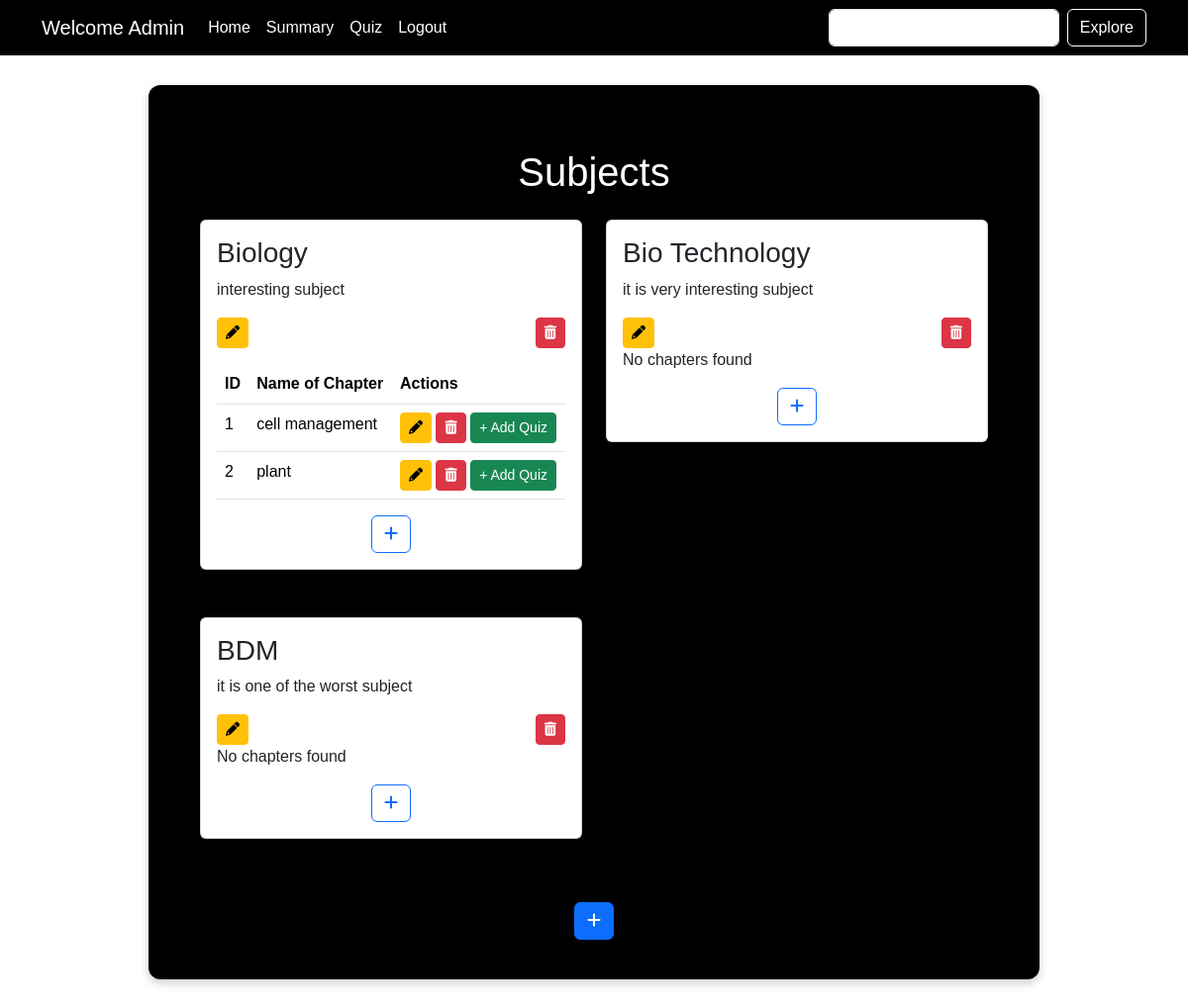
The app's page /admin_dashboard/Aleena Ayesha Alvi  with its own data.
### backend/models.py (models this page shows)
class Subject(db.Model):
    __tablename__ = "subjects"
    id = db.Column(db.Integer, primary_key=True)
    subj_name = db.Column(db.String(80), nullable=False)
    subj_desc = db.Column(db.String(200))
    chapters = db.relationship("Chapter", backref="subjects", lazy=True, cascade="all,delete")

class Chapter(db.Model):
    __tablename__ = "chapters"
    id = db.Column(db.Integer, primary_key=True)
    subject_id = db.Column(db.Integer, db.ForeignKey("subjects.id"), nullable=False)  # Fixed FK
    chapter_name = db.Column(db.String(80), nullable=False)
    chapt_desc = db.Column(db.String(200))
    quizzes = db.relationship("Quiz", backref="chapters", lazy=True, cascade="all,delete")

### backend/controllers.py (the view)
@app.route('/admin_dashboard/<name>', methods=['GET', 'POST'])
def admin_dashboard(name):
    subjects = Subject.query.all()
    return render_template('admin_dashboard.html', name=name, subjects=subjects)

### templates/admin_dashboard.html (shortened to what this page needs)
{% extends 'admin_layout.html' %}
{% block content %}
  <div class="container">
    <h1 class="text-center my-4" style="color:white;">Subjects</h1>
    {% if subjects %}
      <div class="row">
        {% for subject in subjects %}
          <div class="col-sm-6 mb-4">
            <div class="card mb-4">
              <div class="card-body">
                <h3 class="card-title">{{ subject.subj_name }}</h3>
                <p class="card-text">{{ subject.subj_desc }}</p>
                <div class="d-flex justify-content-between">
                  <a href="/edit_subject/{{ subject.id }}/{{ name }}" class="btn btn-warning btn-sm">
                    <i class="fas fa-pencil-alt"></i>
                  </a>
                  <a href="/delete_subject/{{ subject.id }}/{{ name }}" class="btn btn-danger btn-sm"
                     onclick="return confirm('Are you sure you want to delete this subject?')">
                    <i class="fas fa-trash-alt"></i>
                  </a>
                </div>
                {% if subject.chapters %}
                  <table class="table mt-3">
                    <thead>
                      <tr>
                        <th>ID</th>
                        <th>Name of Chapter</th>
                        <th>Actions</th>
                      </tr>
                    </thead>
                    <tbody>
                      {% for chapter in subject.chapters %}
                        <tr>
                          <td>{{ loop.index }}</td>
                          <td>{{ chapter.chapter_name }}</td>
                          <td>
                            <a href="/edit_chapter/{{ chapter.id }}/{{ name }}" class="btn btn-warning btn-sm">
                              <i class="fas fa-pencil-alt"></i>
                            </a>
                            <a href="/delete_chapter/{{ chapter.id }}/{{ name }}" class="btn btn-danger btn-sm"
                               onclick="return confirm('Are you sure you want to delete this chapter?')">
                              <i class="fas fa-trash-alt"></i>
                            </a>
                            <a href="/add_quiz/{{ chapter.id }}/{{ name }}" class="btn btn-success btn-sm">+ Add Quiz</a>
                          </td>
                        </tr>
                      {% endfor %}
                    </tbody>
                  </table>
                {% else %}
                  <p>No chapters found</p>
                {% endif %}
                <div class="text-center mt-2">
                  <a href="/add_chapters/{{ subject.id }}/{{ name }}" class="btn btn-outline-primary btn-circle">
                    <i class="fas fa-plus"></i>
                  </a>
                </div>
              </div>
            </div>
          </div>
        {% endfor %}
      </div>
    {% else %}
      <h3 class="text-center">No Subjects Found</h3>
    {% endif %}
    <div class="text-center mt-3">
      <a href="/add_subjects/{{ name }}" class="btn btn-primary btn-circle">
        <i class="fas fa-plus"></i>
      </a>
    </div>
  </div>
{% endblock %}

### templates/admin_layout.html (shortened to what this page needs)
<!doctype html>
<html lang="en">
<head>
  <link href="https://cdn.jsdelivr.net/npm/bootstrap@5.3.2/dist/css/bootstrap.min.css" rel="stylesheet"
>
  <link rel="stylesheet" href="https://cdnjs.cloudflare.com/ajax/libs/font-awesome/6.0.0-beta3/css/all.min.css">
   <link rel="stylesheet" href="https://cdn.jsdelivr.net/npm/bootstrap-icons/font/bootstrap-icons.css">
</head>
<body>
  <nav class="navbar navbar-expand-lg navbar-dark">
    <div class="container">
      <span class="navbar-brand">Welcome Admin</span>
      <div class="collapse navbar-collapse" id="navbarNav">
        <ul class="navbar-nav me-auto">
          <li class="nav-item"><a class="nav-link" href="/admin_dashboard/{{name}}">Home</a></li>
          <li class="nav-item"><a class="nav-link" href="/admin_summary">Summary</a></li>
          <li class="nav-item"><a class="nav-link" href="/admin_quiz_dashboard/{{name}}">Quiz</a></li>
          <li class="nav-item"><a class="nav-link" href="/login">Logout</a></li>
        </ul>
        <form class="d-flex" method="POST" action="/adminsearch/{{name}}">
          <input class="form-control me-2" type="text"  name="search_txt" id="search_txt">
          <button class="btn btn-outline-light" type="submit">Explore</button>
        </form>
      </div>
    </div>
  </nav>
  <div class="container-box">
    {% block content %}
    {% endblock %}
  </div>
</body>
</html>

### templates/admin_layout.html (style rules this page uses)
body { background-color: white; font-family: Arial, sans-serif; }
.navbar { background-color: black !important; }
.navbar .navbar-brand, .navbar .nav-link { color: white !important; }
.btn-outline-light { border-color: white; color: white; }
.container-box { background: black; padding: 40px; border-radius: 12px; box-shadow: 0 4px 10px rgba(0, 0, 0, 0.2); width: 90%; max-width: 900px; margin: 30px auto; }

### records on screen
Subject: subj_name "Biology", subj_desc "interesting subject"
Chapter: chapter_name "cell management"
Chapter: chapter_name "plant"
Subject: subj_name "Bio Technology", subj_desc "it is very interesting subject", shows "No chapters found"
Subject: subj_name "BDM", subj_desc "it is one of the worst subject", shows "No chapters found"
